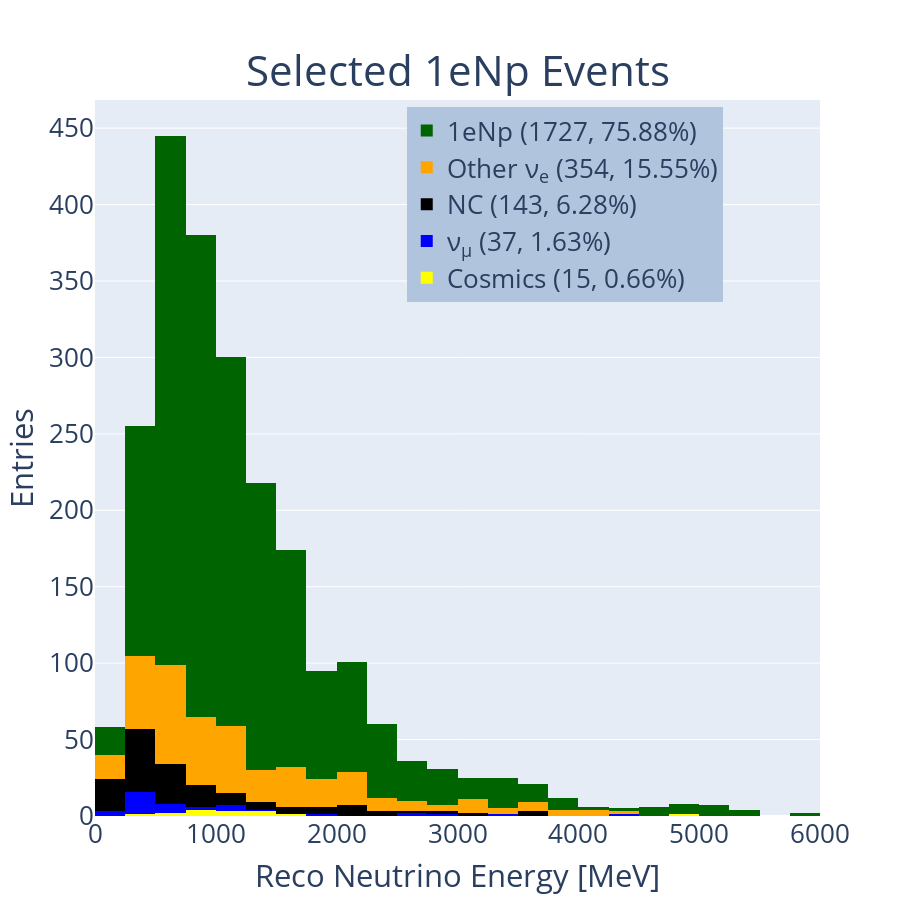

Notebook code cell kept with this figure:
### Code cell
#hist_1d('reco_nu_energy',[0,5000],[0,5000,250],'Reco Neutrino Energy [MeV]','Selected 1e1p Events','1e1p')
hist_1d('reco_nu_energy',[0,6000],[0,6000,250],'Reco Neutrino Energy [MeV]','Selected 1eNp Events','1eNp')
#hist_1d('reco_nu_energy',[0,5000],[0,5000,100],'Reco Neutrino Energy [MeV]','Selected CC \u03BD<sub>e</sub> Inclusive Events','Nue')

### Figure 1 — Plotly figure (JSON) as saved in the notebook; plotly's stock layout.template omitted (floating-point values rounded to 4 significant figures; data arrays with more than 128 entries replaced by an {"elided": "..."} marker saying what was removed)
{"data": [{"marker": {"color": "yellow"}, "name": "Cosmics (15, 0.66%)", "type": "histogram", "x": [1084.0, 1340.0, 1736.0, 4939.0, 1025.0, 406.4, 708.1, 616.4, 923.4, 1367.0, 1445.0, 1032.0, 878.8, 865.5, 764.6], "xaxis": "x", "xbins": {"end": 6000, "size": 250, "start": 0}, "yaxis": "y"}, {"marker": {"color": "blue"}, "name": "ν<sub>μ</sub> (37, 1.63%)", "type": "histogram", "x": [2582.0, 3302.0, 222.3, 545.3, 276.6, 314.9, 253.4, 413.4, 717.7, 147.3, 307.5, 286.6, 426.6, 582.7, 2872.0, 216.9, 308.5, 312.2, 4381.0, 1966.0, 674.5, 409.3, 1174.0, 515.8, 324.3, 1048.0, 1156.0, 264.0, 795.7, 889.2, 1181.0, 419.0, 2647.0, 578.2, 356.2, 1253.0, 340.5], "xaxis": "x", "xbins": {"end": 6000, "size": 250, "start": 0}, "yaxis": "y"}, {"marker": {"color": "black"}, "name": "NC (143, 6.28%)", "type": "histogram", "x": {"elided": "143 float values"}, "xaxis": "x", "xbins": {"end": 6000, "size": 250, "start": 0}, "yaxis": "y"}, {"marker": {"color": "purple"}, "name": "Other (0, 0.00%)", "type": "histogram", "x": [], "xaxis": "x", "xbins": {"end": 6000, "size": 250, "start": 0}, "yaxis": "y"}, {"marker": {"color": "orange"}, "name": "Other ν<sub>e</sub> (354, 15.55%)", "type": "histogram", "x": {"elided": "354 float values"}, "xaxis": "x", "xbins": {"end": 6000, "size": 250, "start": 0}, "yaxis": "y"}, {"marker": {"color": "darkgreen"}, "name": "1eNp (1727, 75.88%)", "type": "histogram", "x": {"elided": "1727 float values"}, "xaxis": "x", "xbins": {"end": 6000, "size": 250, "start": 0}, "yaxis": "y"}], "layout": {"annotations": [{"font": {"size": 46}, "showarrow": false, "text": "<span style='font-size: 42px;'>Selected 1eNp Events", "x": 0.5, "xanchor": "center", "xref": "paper", "y": 1, "yanchor": "bottom", "yref": "paper"}], "barmode": "stack", "font": {"size": 26}, "height": 900, "legend": {"bgcolor": "LightSteelBlue", "bordercolor": "Black", "x": 0.43, "xanchor": "left", "y": 0.99, "yanchor": "top"}, "showlegend": true, "width": 900, "xaxis": {"anchor": "y", "domain": [0, 1], "range": [0, 6000], "title": {"text": "Reco Neutrino Energy [MeV]"}}, "yaxis": {"anchor": "x", "domain": [0, 1], "title": {"text": "Entries"}}}}
